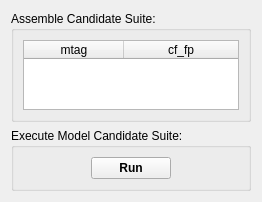
         <widget class="QWidget" name="tab_run">
          <attribute name="title">
           <string>Run</string>
          </attribute>
          <layout class="QVBoxLayout" name="verticalLayout_13">
           <item>
            <widget class="QGroupBox" name="groupBox">
             <property name="title">
              <string>Assemble Candidate Suite:</string>
             </property>
             <layout class="QVBoxLayout" name="verticalLayout_14">
              <item>
               <widget class="QTableWidget" name="tableWidget_R">
                <property name="sizeAdjustPolicy">
                 <enum>QAbstractScrollArea::AdjustToContents</enum>
                </property>
                <attribute name="horizontalHeaderCascadingSectionResizes">
                 <bool>true</bool>
                </attribute>
                <attribute name="horizontalHeaderStretchLastSection">
                 <bool>true</bool>
                </attribute>
                <column>
                 <property name="text">
                  <string>mtag</string>
                 </property>
                </column>
                <column>
                 <property name="text">
                  <string>cf_fp</string>
                 </property>
                </column>
               </widget>
              </item>
             </layout>
            </widget>
           </item>
           <item>
            <widget class="QGroupBox" name="groupBox_9">
             <property name="sizePolicy">
              <sizepolicy hsizetype="Expanding" vsizetype="Preferred">
               <horstretch>0</horstretch>
               <verstretch>0</verstretch>
              </sizepolicy>
             </property>
             <property name="title">
              <string>Execute Model Candidate Suite:</string>
             </property>
             <layout class="QVBoxLayout" name="verticalLayout_9">
              <item alignment="Qt::AlignHCenter">
               <widget class="QPushButton" name="pushButton_R_run">
                <property name="maximumSize">
                 <size>
                  <width>150</width>
                  <height>16777215</height>
                 </size>
                </property>
                <property name="font">
                 <font>
                  <weight>75</weight>
                  <bold>true</bold>
                 </font>
                </property>
                <property name="text">
                 <string>Run</string>
                </property>
               </widget>
              </item>
             </layout>
            </widget>
           </item>
          </layout>
         </widget>
